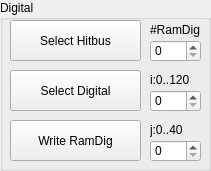
     <widget class="QGroupBox" name="groupBox">
      <property name="geometry">
       <rect>
        <x>420</x>
        <y>90</y>
        <width>211</width>
        <height>171</height>
       </rect>
      </property>
      <property name="title">
       <string>Digital</string>
      </property>
      <widget class="QPushButton" name="DigSel">
       <property name="geometry">
        <rect>
         <x>10</x>
         <y>70</y>
         <width>131</width>
         <height>41</height>
        </rect>
       </property>
       <property name="text">
        <string>Select Digital</string>
       </property>
      </widget>
      <widget class="QPushButton" name="Hitbus">
       <property name="geometry">
        <rect>
         <x>10</x>
         <y>20</y>
         <width>131</width>
         <height>41</height>
        </rect>
       </property>
       <property name="text">
        <string>Select Hitbus</string>
       </property>
      </widget>
      <widget class="QPushButton" name="WriteRamDig">
       <property name="geometry">
        <rect>
         <x>10</x>
         <y>120</y>
         <width>131</width>
         <height>41</height>
        </rect>
       </property>
       <property name="text">
        <string>Write RamDig</string>
       </property>
      </widget>
      <widget class="QLabel" name="label_37">
       <property name="geometry">
        <rect>
         <x>150</x>
         <y>20</y>
         <width>51</width>
         <height>20</height>
        </rect>
       </property>
       <property name="text">
        <string>#RamDig</string>
       </property>
      </widget>
      <widget class="QSpinBox" name="jRamDig">
       <property name="geometry">
        <rect>
         <x>150</x>
         <y>140</y>
         <width>51</width>
         <height>22</height>
        </rect>
       </property>
       <property name="maximum">
        <number>40</number>
       </property>
       <property name="value">
        <number>0</number>
       </property>
      </widget>
      <widget class="QSpinBox" name="iRamDig">
       <property name="geometry">
        <rect>
         <x>150</x>
         <y>90</y>
         <width>51</width>
         <height>22</height>
        </rect>
       </property>
       <property name="maximum">
        <number>120</number>
       </property>
       <property name="value">
        <number>0</number>
       </property>
      </widget>
      <widget class="QSpinBox" name="NumRamDig">
       <property name="geometry">
        <rect>
         <x>150</x>
         <y>40</y>
         <width>51</width>
         <height>22</height>
        </rect>
       </property>
       <property name="maximum">
        <number>3</number>
       </property>
       <property name="value">
        <number>0</number>
       </property>
      </widget>
      <widget class="QLabel" name="label_34">
       <property name="geometry">
        <rect>
         <x>150</x>
         <y>70</y>
         <width>51</width>
         <height>20</height>
        </rect>
       </property>
       <property name="text">
        <string>i:0..120</string>
       </property>
      </widget>
      <widget class="QLabel" name="label_35">
       <property name="geometry">
        <rect>
         <x>150</x>
         <y>120</y>
         <width>41</width>
         <height>20</height>
        </rect>
       </property>
       <property name="text">
        <string>j:0..40</string>
       </property>
      </widget>
     </widget>
